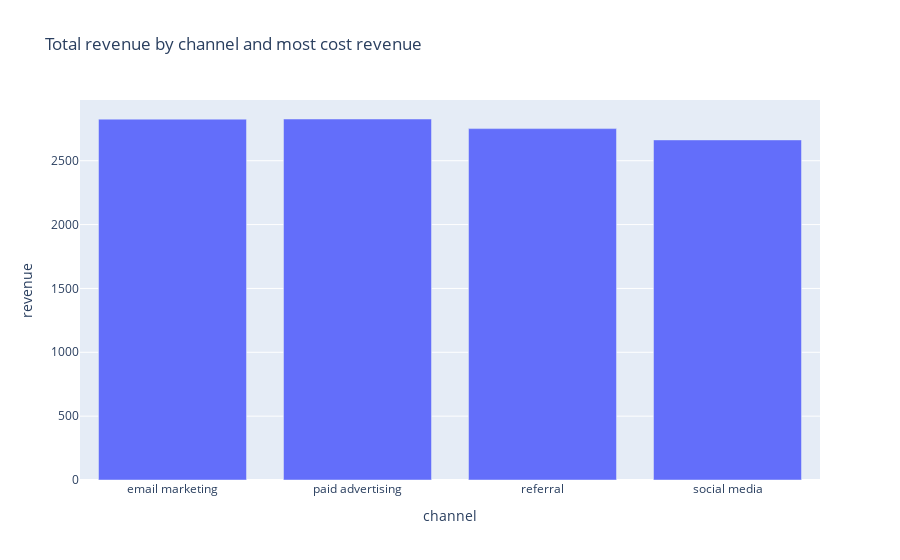

Notebook source saved alongside this figure:
### Code cell
fig = px.bar(revenue_by_channel , x = "channel" , y ="revenue" , title = "Total revenue by channel and most cost revenue" ,
            )
fig.show()

### Figure 1 — Plotly figure (JSON) as saved in the notebook; plotly's stock layout.template omitted (floating-point values rounded to 4 significant figures)
{"data": [{"alignmentgroup": "True", "hovertemplate": "channel=%{x}<br>revenue=%{y}<extra></extra>", "legendgroup": "", "marker": {"color": "#636efa", "pattern": {"shape": ""}}, "name": "", "offsetgroup": "", "orientation": "v", "showlegend": false, "textposition": "auto", "type": "bar", "x": ["email marketing", "paid advertising", "referral", "social media"], "xaxis": "x", "y": [2826.0, 2827.0, 2751.0, 2663.0], "yaxis": "y"}], "layout": {"barmode": "relative", "legend": {"tracegroupgap": 0}, "title": {"text": "Total revenue by channel and most cost revenue"}, "xaxis": {"anchor": "y", "domain": [0, 1], "title": {"text": "channel"}}, "yaxis": {"anchor": "x", "domain": [0, 1], "title": {"text": "revenue"}}}}
